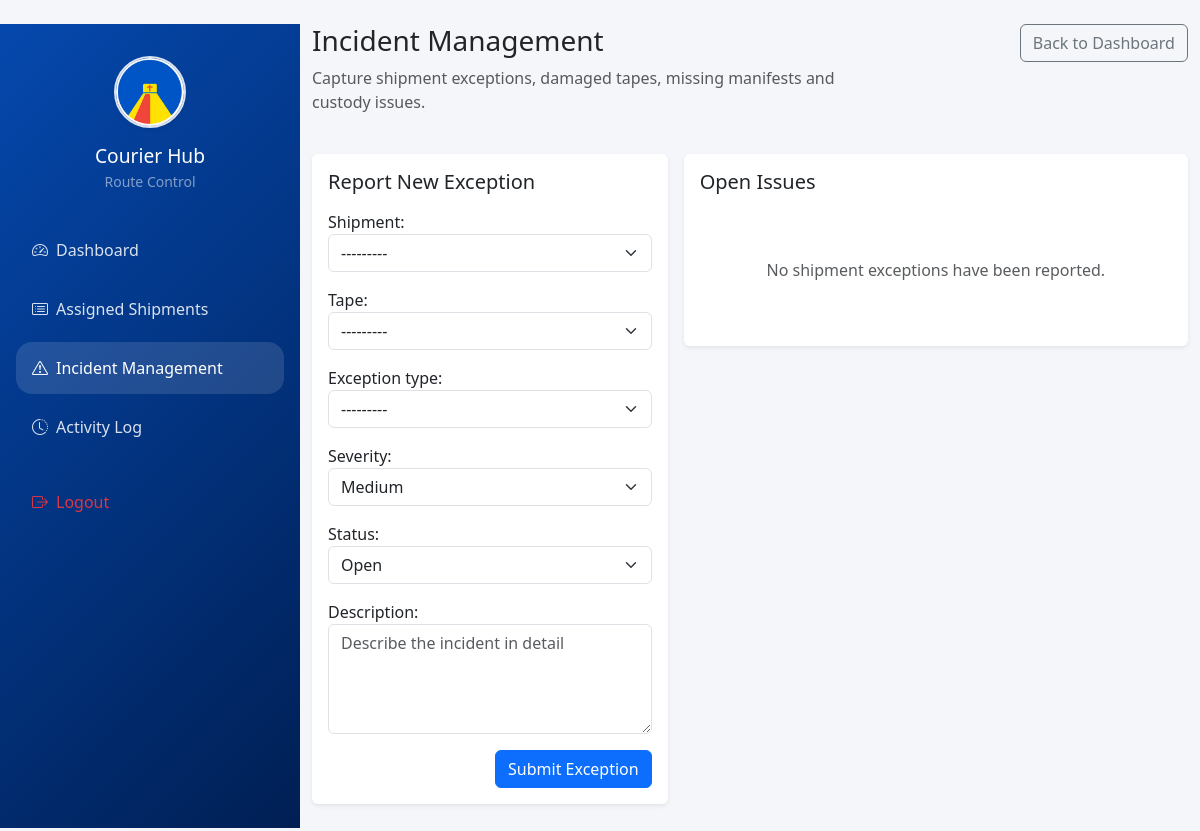
Page /courier/incident-management/ (signed in) on the earlier database version.
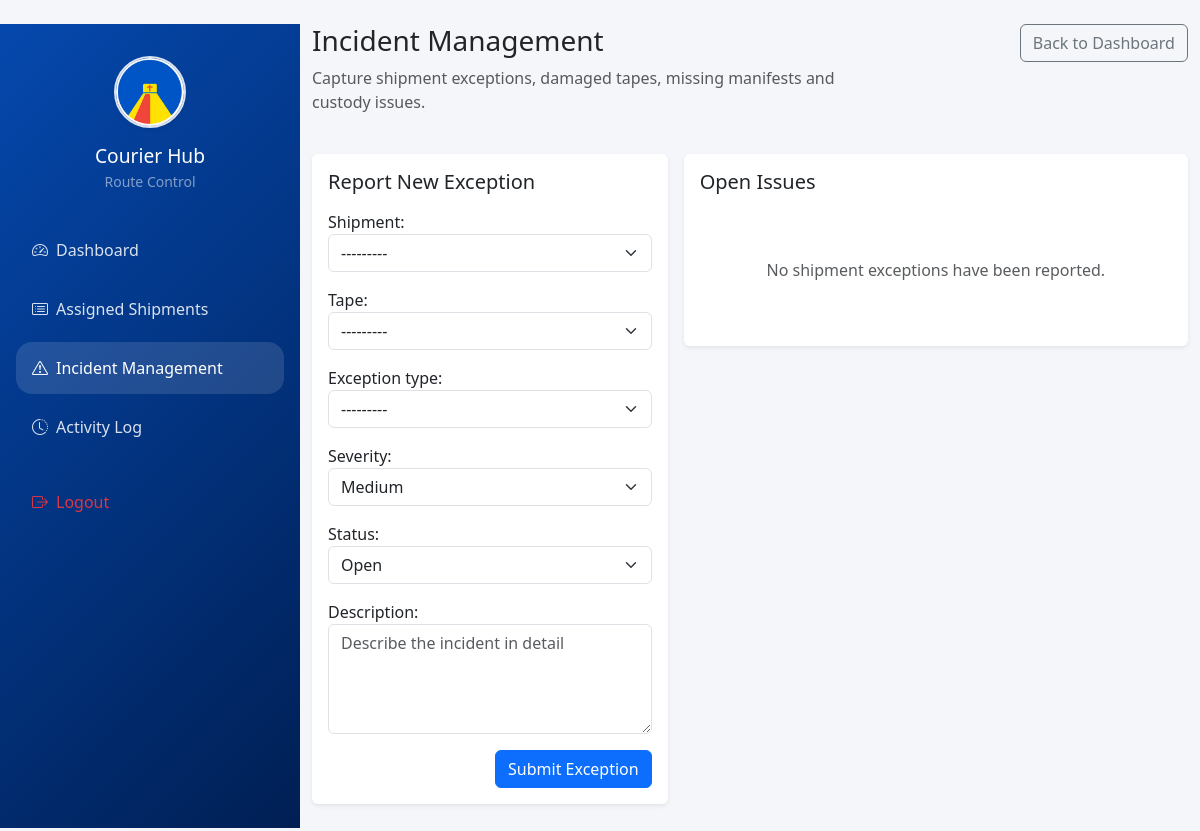
Same page on the later database version.
### inventory/models.py (models this page shows, shortened)
class Shipment(models.Model):
    id = models.UUIDField(primary_key=True, default=uuid.uuid4, editable=False)
    SHIPMENT_TYPE_CHOICES = [
        ('Off-Site Transfer', 'Off-Site Transfer'),
        ('Return', 'Return'),
        ('Retrieval', 'Retrieval'),
        ('Destruction', 'Destruction'),
    ]
    SHIPMENT_STATUS_CHOICES = [
        ('Pending', 'Pending'),
        ('More Info Requested', 'More Info Requested'),
        ('Approved', 'Approved'),
        ('Rejected', 'Rejected'),
        ('Dispatched', 'Dispatched'),
        ('Picked Up', 'Picked Up'),
        ('In Transit', 'In Transit'),
        ('Delivered', 'Delivered'),
        ('Completed', 'Completed'),
        ('Return Accepted', 'Return Accepted'),
        ('Cancelled', 'Cancelled'),
    ]
    PRIORITY_LEVEL_CHOICES = [
        ('Normal', 'Normal'),
        ('High', 'High'),
        ('Critical', 'Critical'),
    ]
    DELIVERY_STATUS_CHOICES = [
        ('Delivered', 'Delivered'),
        ('Partially Delivered', 'Partially Delivered'),
    ]
    shipment_id = models.CharField(
        max_length=50,
        unique=True,
        default=generate_shipment_id,
        editable=False,
    )
    shipment_date = models.DateField(default=timezone.localdate)
    shipment_type = models.CharField(max_length=50, choices=SHIPMENT_TYPE_CHOICES)
    status = models.CharField(max_length=50, choices=SHIPMENT_STATUS_CHOICES, default='Pending')
    priority_level = models.CharField(max_length=20, choices=PRIORITY_LEVEL_CHOICES, default='Normal')
    number_of_tapes = models.PositiveIntegerField(default=0)
    source_location = models.CharField(max_length=200, blank=True)
    releasing_custodian = models.CharField(max_length=150, blank=True)
    release_datetime = models.DateTimeField(null=True, blank=True)
    destination_location = models.CharField(max_length=200, blank=True)
    receiving_organization = models.CharField(max_length=200, blank=True)
    expected_delivery_date = models.DateField(null=True, blank=True)
    receiving_custodian = models.CharField(max_length=150, blank=True)
    courier_name = models.CharField(max_length=150, blank=True)
    courier_contact = models.CharField(max_length=100, blank=True)
    vehicle_number = models.CharField(max_length=100, blank=True)
    tracking_number = models.CharField(max_length=150, blank=True)
    tapes = models.ManyToManyField('Tape', blank=True, related_name='shipments')
    approved_by = models.ForeignKey(
        settings.AUTH_USER_MODEL,
        null=True,
        blank=True,
        on_delete=models.SET_NULL,
        related_name='approved_shipments'
    )
    approval_date = models.DateTimeField(null=True, blank=True)
    approval_remarks = models.TextField(blank=True)
    delivery_date = models.DateField(null=True, blank=True)
    delivery_time = models.TimeField(null=True, blank=True)
    received_by = models.CharField(max_length=150, blank=True)
    delivery_status = models.CharField(max_length=30, choices=DELIVERY_STATUS_CHOICES, blank=True)
    delivery_notes = models.TextField(blank=True)
    created_by = models.ForeignKey(
        settings.AUTH_USER_MODEL,
        null=True,
        blank=True,
        on_delete=models.SET_NULL,
        related_name='created_shipments'
    )
    created_at = models.DateTimeField(auto_now_add=True)
    last_updated_by = models.ForeignKey(
        settings.AUTH_USER_MODEL,
        null=True,
        blank=True,
        on_delete=models.SET_NULL,
        related_name='updated_shipments'
    )
    last_updated_at = models.DateTimeField(auto_now=True)
    class Meta:
        ordering = ['-shipment_date', '-created_at']
    def __str__(self):
        return self.shipment_id

class ShipmentException(models.Model):
    EXCEPTION_TYPE_CHOICES = [
        ('Missing Tape', 'Missing Tape'),
        ('Damaged Tape', 'Damaged Tape'),
        ('Incorrect Manifest', 'Incorrect Manifest'),
        ('Delivery Delay', 'Delivery Delay'),
        ('Custody Dispute', 'Custody Dispute'),
        ('Unexpected Tape', 'Unexpected Tape'),
    ]
    STATUS_CHOICES = [
        ('Open', 'Open'),
        ('Investigating', 'Investigating'),
        ('Resolved', 'Resolved'),
        ('Closed', 'Closed'),
    ]
    SEVERITY_CHOICES = [
        ('Low', 'Low'),
        ('Medium', 'Medium'),
        ('High', 'High'),
        ('Critical', 'Critical'),
    ]
    id = models.UUIDField(primary_key=True, default=uuid.uuid4, editable=False)
    exception_id = models.CharField(max_length=50, unique=True, default=generate_exception_id)
    shipment = models.ForeignKey('Shipment', on_delete=models.CASCADE, related_name='exceptions')
    tape = models.ForeignKey('Tape', null=True, blank=True, on_delete=models.SET_NULL, related_name='exceptions')
    exception_type = models.CharField(max_length=50, choices=EXCEPTION_TYPE_CHOICES)
    description = models.TextField()
    reported_by = models.ForeignKey(settings.AUTH_USER_MODEL, null=True, blank=True, on_delete=models.SET_NULL)
    reported_date = models.DateTimeField(auto_now_add=True)
    status = models.CharField(max_length=20, choices=STATUS_CHOICES, default='Open')
    severity = models.CharField(max_length=20, choices=SEVERITY_CHOICES, default='Medium')
    class Meta:
        verbose_name = 'Shipment Exception'
        verbose_name_plural = 'Shipment Exceptions'
        ordering = ['-reported_date']

### inventory/views.py (the view, shortened to what this page needs)
# urls.py: path('courier/incident-management/', views.incident_management, name='incident-management'),
@user_passes_test(lambda u: u.is_superuser or is_courier(u), login_url='signin')
@login_required(login_url='signin')
def incident_management(request):
    courier = get_courier_profile(request.user)
    form = ShipmentExceptionForm(request.POST or None, courier=courier)
    exceptions = ShipmentException.objects.filter(
        Q(shipment__courier_name__iexact=courier.full_name) | Q(shipment__courier_contact__iexact=courier.phone_number) | Q(shipment__receipts__courier=courier) | Q(shipment__deliveries__courier=courier)
    ).distinct().order_by('-reported_date') if courier else ShipmentException.objects.none()
    context = {
        'courier': courier,
        'form': form,
        'exceptions': exceptions,
    }
    return render(request, 'incident_management.html', context)

### inventory/models.py (called while the page is built)
def generate_exception_id():
    return f"EXC-{uuid.uuid4().hex[:8].upper()}"

    def __str__(self):
        return f"{self.volser} ({self.barcode})"

### inventory/views.py (called while the page is built)
def is_courier(user):
    return user.is_authenticated and (
        user.is_superuser or
        user.groups.filter(name='Courier').exists() or
        getattr(user, 'courier_profile', None) is not None
    )

def get_courier_profile(user):
    return getattr(user, 'courier_profile', None)

### inventory/templates/incident_management.html (shortened to what this page needs)
{% extends 'courier_base.html' %}
{% block content %}
<div class="row mb-4">
    <div class="col-md-8">
        <h1 class="h3">Incident Management</h1>
        <p class="text-muted">Capture shipment exceptions, damaged tapes, missing manifests and custody issues.</p>
    </div>
    <div class="col-md-4 text-end">
        <a href="{% url 'courier-dashboard' %}" class="btn btn-outline-secondary">Back to Dashboard</a>
    </div>
</div>
<div class="row g-3">
    <div class="col-lg-5">
        <div class="card shadow-sm border-0 mb-4">
            <div class="card-body">
                <h5 class="mb-3">Report New Exception</h5>
                <form method="post">
                    <div class="mb-3">
                        {{ form.shipment.label_tag }}
                        {{ form.shipment }}
                    </div>
                    <div class="mb-3">
                        {{ form.tape.label_tag }}
                        {{ form.tape }}
                    </div>
                    <div class="mb-3">
                        {{ form.exception_type.label_tag }}
                        {{ form.exception_type }}
                    </div>
                    <div class="mb-3">
                        {{ form.severity.label_tag }}
                        {{ form.severity }}
                    </div>
                    <div class="mb-3">
                        {{ form.status.label_tag }}
                        {{ form.status }}
                    </div>
                    <div class="mb-3">
                        {{ form.description.label_tag }}
                        {{ form.description }}
                    </div>
                    <div class="text-end">
                        <button type="submit" class="btn btn-primary">Submit Exception</button>
                    </div>
                </form>
            </div>
        </div>
    </div>
    <div class="col-lg-7">
        <div class="card shadow-sm border-0">
            <div class="card-body">
                <h5 class="mb-3">Open Issues</h5>
                {% if exceptions %}
                <div class="list-group">
                    {% for exception in exceptions %}
                    <div class="list-group-item">
                        <div class="d-flex justify-content-between align-items-start">
                            <div>
                                <div class="fw-semibold">{{ exception.exception_type }}</div>
                                <small class="text-muted">Shipment {{ exception.shipment.shipment_id }} · {{ exception.reported_date|date:'M d, Y H:i' }}</small>
                            </div>
                            <span class="badge bg-warning">{{ exception.status }}</span>
                        </div>
                        <div class="mt-2 small text-muted">{{ exception.description|truncatechars:120 }}</div>
                    </div>
                    {% endfor %}
                </div>
                {% else %}
                <div class="text-center py-5">
                    <p class="mb-0 text-muted">No shipment exceptions have been reported.</p>
                </div>
                {% endif %}
            </div>
        </div>
    </div>
</div>
{% endblock %}

Differences in the rows shown:
removed Shipment: shipment "---------"
